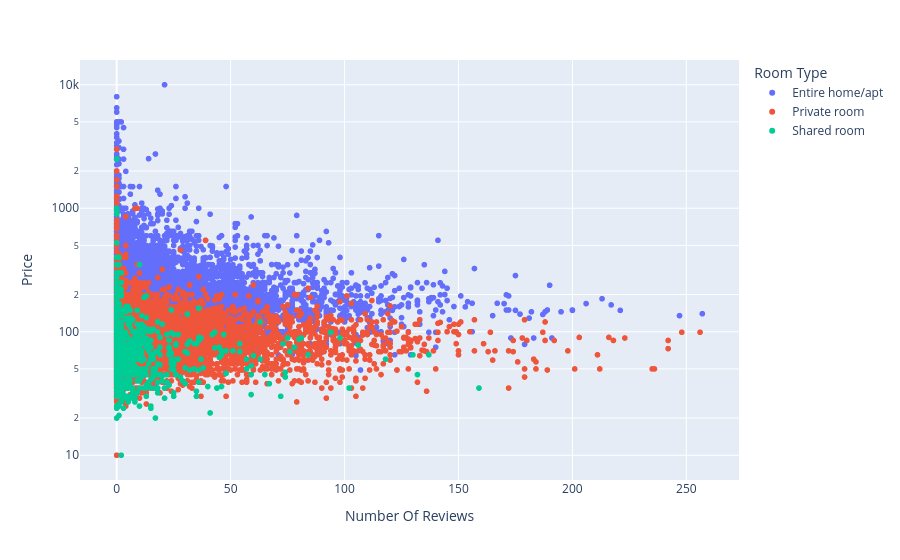

The code cell stored with this chart in its notebook:
### Code cell
# Figure 3: A scatter plot of which X-axis is Number Of Reviews 
# and Y-axis is Price. Color by Room Type.
# Change the scale of Y-axis to a Log scale

fig3 = px.scatter(
    df,
    x="Number Of Reviews",
    y="Price",
    color="Room Type",
    log_y=True
)
fig3.show()

### Figure 1 — Plotly figure (JSON) as saved in the notebook; plotly's stock layout.template omitted (floating-point values rounded to 4 significant figures; data arrays with more than 128 entries replaced by an {"elided": "..."} marker saying what was removed)
{"data": [{"hovertemplate": "Room Type=Entire home/apt<br>Number Of Reviews=%{x}<br>Price=%{y}<extra></extra>", "legendgroup": "Entire home/apt", "marker": {"color": "#636efa", "symbol": "circle"}, "mode": "markers", "name": "Entire home/apt", "showlegend": true, "type": "scattergl", "x": {"elided": "17024 int values"}, "xaxis": "x", "y": {"elided": "17024 int values"}, "yaxis": "y"}, {"hovertemplate": "Room Type=Private room<br>Number Of Reviews=%{x}<br>Price=%{y}<extra></extra>", "legendgroup": "Private room", "marker": {"color": "#EF553B", "symbol": "circle"}, "mode": "markers", "name": "Private room", "showlegend": true, "type": "scattergl", "x": {"elided": "12609 int values"}, "xaxis": "x", "y": {"elided": "12609 int values"}, "yaxis": "y"}, {"hovertemplate": "Room Type=Shared room<br>Number Of Reviews=%{x}<br>Price=%{y}<extra></extra>", "legendgroup": "Shared room", "marker": {"color": "#00cc96", "symbol": "circle"}, "mode": "markers", "name": "Shared room", "showlegend": true, "type": "scattergl", "x": {"elided": "845 int values"}, "xaxis": "x", "y": {"elided": "845 int values"}, "yaxis": "y"}], "layout": {"legend": {"title": {"text": "Room Type"}, "tracegroupgap": 0}, "margin": {"t": 60}, "xaxis": {"anchor": "y", "domain": [0, 1], "title": {"text": "Number Of Reviews"}}, "yaxis": {"anchor": "x", "domain": [0, 1], "title": {"text": "Price"}, "type": "log"}}}
